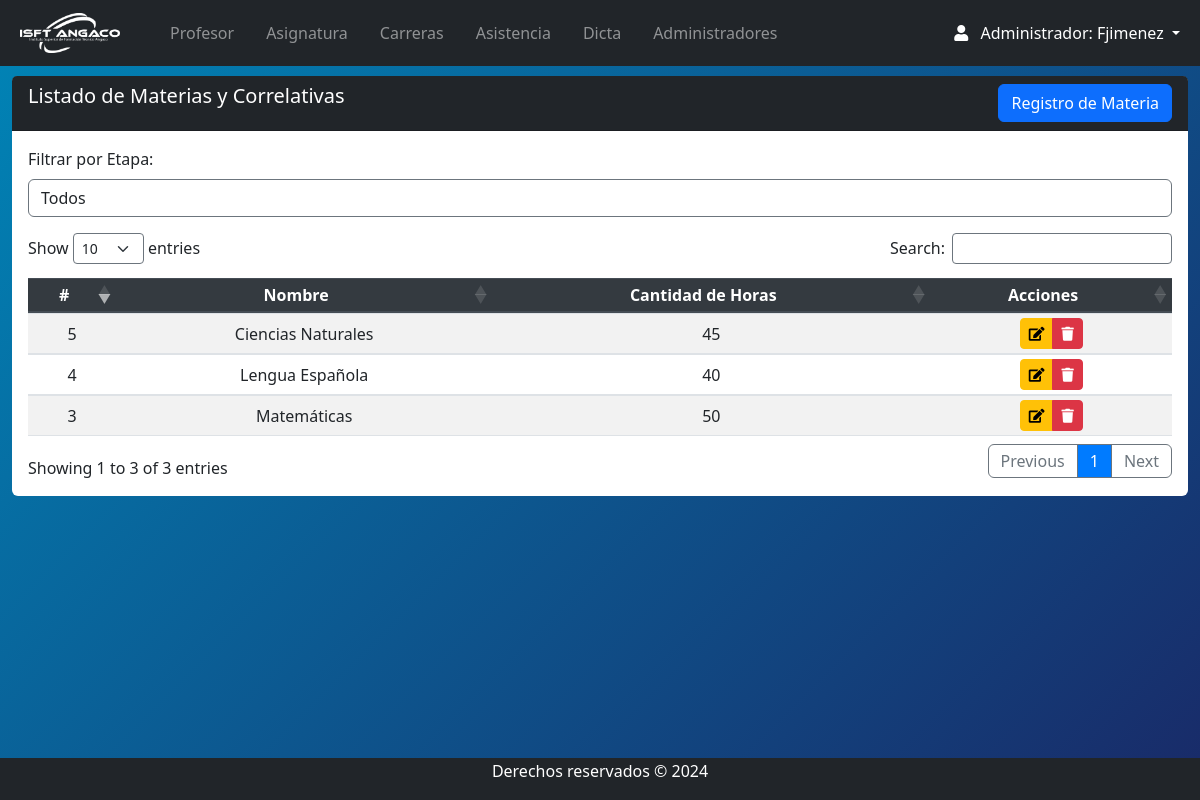
/Views/admin/materia_index.php (signed in), run on an earlier commit of the app's database.
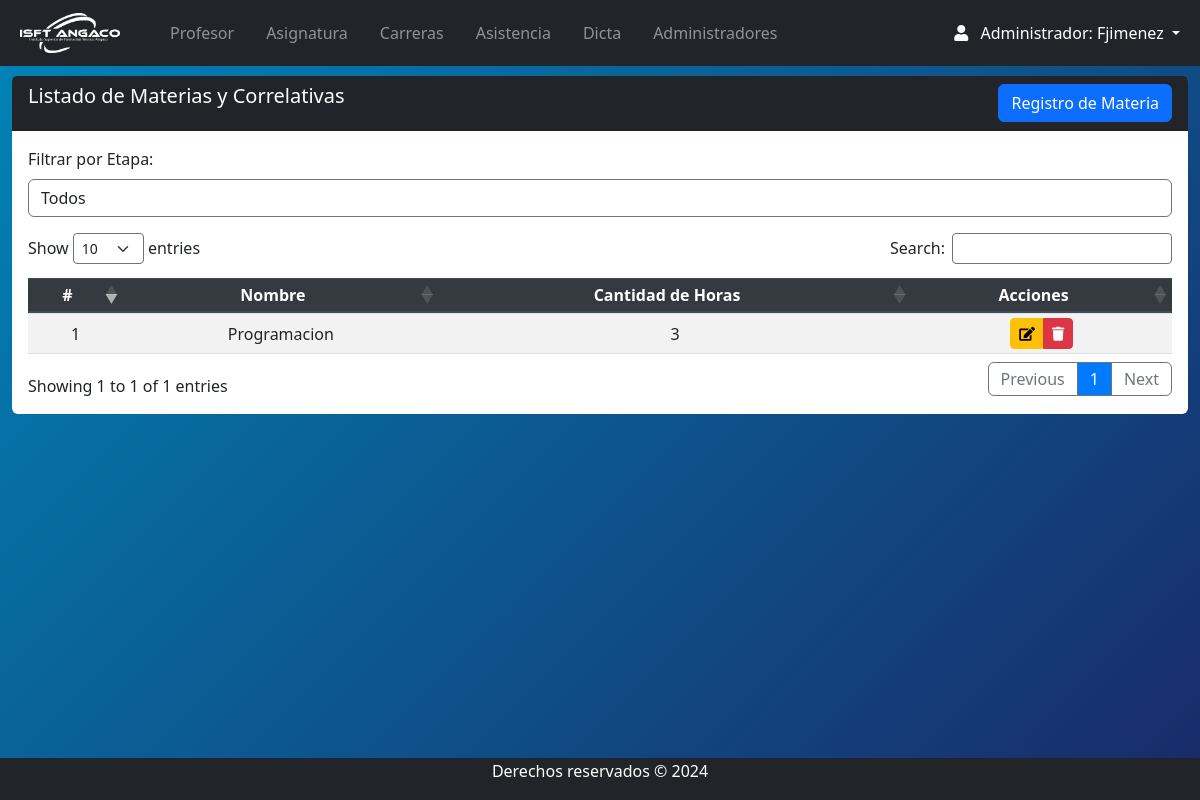
And on a later commit of the database.
### tables this page shows
CREATE TABLE `asignaturas` (
  `id` int(11) NOT NULL,
  `nombre` varchar(255) NOT NULL,
  `cantidaddehoras` int(11) NOT NULL,
  `etapa` varchar(15) NOT NULL,
  `FK_carrera` int(11) DEFAULT NULL
);

### Views/admin/materia_index.php (the view, shortened to what this page needs)
<?php
require '../../conn/connection.php';
require 'navbar.php';
$etapa = isset($_GET['etapa']) ? $_GET['etapa'] : 'Todos';
$query = "SELECT * FROM asignaturas";
$query .= " ORDER BY id DESC";
$stmt = $db->prepare($query);
$stmt->execute();
$materias = $stmt->fetchAll(PDO::FETCH_ASSOC);
?>
<section class="content mt-3">
    <div class="row m-auto">
        <div class="col-sm">
            <div class="card rounded-2 border-0">
                <div class="card-header bg-dark text-white pb-0">
                    <h5 class="d-inline-block">Listado de Materias y Correlativas</h5>
                    <a class="btn btn-primary float-right mb-2" href="materia_crea.php">Registro de Materia</a>
                </div>
                <div class="card-body table-responsive">
                    <form method="get" action="materia_index.php" class="mb-3">
                        <div class="form-group">
                            <label for="etapa">Filtrar por Etapa:</label>
                            <select name="etapa" id="etapa" class="form-control" onchange="this.form.submit()">
                                <option value="Todos" <?php if ($etapa == 'Todos') echo 'selected'; ?>>Todos</option>
                            </select>
                        </div>
                    </form>
                    <table id="example" class="table table-striped table-sm" style="width:100%">
                        <thead class="thead-dark">
                            <tr>
                                <th>#</th>
                                <th>Nombre</th>
                                <th>Cantidad de Horas</th>
                                <th>Acciones</th>
                            </tr>
                        </thead>
                        <tbody>
                            <?php
                            foreach ($materias as $materia) {
                            ?>
                                <tr>
                                    <td><?php echo htmlspecialchars($materia['id'], ENT_QUOTES, 'UTF-8'); ?></td>
                                    <td><?php echo htmlspecialchars($materia['nombre'], ENT_QUOTES, 'UTF-8'); ?></td>
                                    <td><?php echo htmlspecialchars($materia['cantidaddehoras'], ENT_QUOTES, 'UTF-8'); ?></td>
                                    <td class="text-center">
                                        <div class="btn-group">
                                            <a href="materia_edit.php?id=<?php echo htmlspecialchars($materia['id'], ENT_QUOTES, 'UTF-8'); ?>" class="btn btn-warning btn-sm" role="button"><i class="fas fa-edit"></i></a>
                                            <?php if ($materia['etapa'] == 'Inactivo') { ?>
                                                <button class="btn btn-danger btn-sm" disabled title="Borrar" role="button"><i class="fas fa-trash"></i></button>
                                            <?php } else { ?>
                                                <a href="javascript:eliminar3(<?php echo $materia['id']; ?>)"
                                                    class="btn btn-danger btn-sm"
                                                    title="Borrar"
                                                    role="button">
                                                    <i class="fas fa-trash"></i>
                                                </a>
                                            <?php } ?>
                                        </div>
                                    </td>
                                </tr>
                            <?php
                            }
                            ?>
                        </tbody>
                    </table>
                </div>
            </div>
        </div>
    </div>
</section>
<?php require 'footer.php'; ?>

### Views/admin/navbar.php (shortened to what this page needs)
<!DOCTYPE html>
<html lang="es">
<head>
  <link rel="stylesheet" href="https://use.fontawesome.com/releases/v5.8.2/css/all.css">
  <link rel="stylesheet" href="../../css/style.css">
  <link href="https://cdn.jsdelivr.net/npm/bootstrap@5.3.2/dist/css/bootstrap.min.css" rel="stylesheet">
  <link rel="stylesheet" href="https://maxcdn.bootstrapcdn.com/bootstrap/4.5.2/css/bootstrap.min.css">
  <link rel="stylesheet" href="https://cdnjs.cloudflare.com/ajax/libs/twitter-bootstrap/5.3.0/css/bootstrap.min.css">
  <link rel="stylesheet" href="https://cdn.datatables.net/1.13.7/css/dataTables.bootstrap5.min.css">
  <link rel="stylesheet" type="text/css" href="https://cdn.datatables.net/1.13.1/css/dataTables.bootstrap5.min.css" />
  <link rel="stylesheet" type="text/css" href="https://cdn.datatables.net/buttons/2.3.3/css/buttons.bootstrap5.min.css" />
  <link rel="stylesheet" href="https://cdn.jsdelivr.net/npm/bootstrap@5.3.0-alpha1/dist/css/bootstrap.min.css" />
  <link rel="stylesheet" href="https://cdnjs.cloudflare.com/ajax/libs/font-awesome/6.2.1/css/all.min.css" />
  <link rel="stylesheet" href="https://cdnjs.cloudflare.com/ajax/libs/font-awesome/5.15.4/css/all.min.css">
</head>
<body>
  <div style="height:60px">
    <nav class="navbar navbar-expand-lg navbar-dark bg-dark fixed-top">
      <div class="container-fluid ml-2 ">
        <a href="index.php" class="navbar-brand mb-0 pr-3 ">
          <img class="d-line-block align-top " src="../../img/LOGO3.png" width="100px" style="margin-right:10px">
        </a>
        <div class="collapse navbar-collapse d-flex" id="navbarNav">
          <ul class="navbar-nav mr-auto flex-grow-1 bd-highlight">
            <div class="collapse navbar-collapse " id="navbarNav">
              <ul class="navbar-nav mr-auto ">
            <li class="nav-item  pr-3">
              <a class="nav-link " href="profe_index.php">Profesor </a>
            </li>
            <li class="nav-item  pr-3">
              <a class="nav-link " href="materia_index.php">Asignatura </a>
            </li>
            <li class="nav-item  pr-3">
              <a class="nav-link " href="carrera_index.php">Carreras</a>
            </li>
             <li class="nav-item  pr-3">
              <a class="nav-link " href="asistencia_index.php">Asistencia</a>
            </li>
            <li class="nav-item  pr-3">
              <a class="nav-link" href="dicta_index.php">Dicta</a>
            </li>
            <li class="nav-item  pr-3">
              <a class="nav-link" href="admin_index.php">Administradores</a>
            </li>
          </ul>
          <form class="form-inline d-flex justify-content-end">
            <div class="collapse navbar-collapse" id="navbarNav">
              <ul class="navbar-nav">
                <li class="nav-item dropdown">
                  <a class="nav-link dropdown-toggle active" href="#" role="button" data-bs-toggle="dropdown" aria-expanded="false">
                    <i class="fas fa-user pr-2"></i>
                    Administrador:
                    <?php if (isset($_SESSION['nombre']) ) : ?>
                    <?php echo $_SESSION['nombre'] ; ?>
                    <?php endif; ?>
                    </a>
              </li>
            </div>
            </ul>
        </div>
      </div>
    </nav>
  </div>

### Views/admin/footer.php (shortened to what this page needs)
        <br/><br/>
        <footer class="text-white bg-dark">
                <p>Derechos reservados &copy; 2024</p>
        </footer>
    </body>
</html>

### css/style.css (style rules this page uses)
body { position: relative; padding-bottom: 10px; min-height: 100vh; }
select { border-style: solid !important; border-color: #6c757d !important; border-width: 1px !important; }
th, td { text-align: center !important; vertical-align: middle !important; }

### Views/admin/navbar.php (style rules this page uses)
body { background: linear-gradient(135deg,#0085b7, #192a68); }

### Views/admin/footer.php (style rules this page uses)
footer { background: #1b1e21; width: 100%; padding: 1px; position: absolute; bottom:0; }
footer p { text-align: center; }

What changed in the data, as far as the page shows it:
removed asignaturas: id "5", nombre "Ciencias Naturales", cantidaddehoras "45"
removed asignaturas: id "4", nombre "Lengua Española", cantidaddehoras "40"
removed asignaturas: id "3", nombre "Matemáticas", cantidaddehoras "50"
added asignaturas: id "1", nombre "Programacion", cantidaddehoras "3"
Also different on the page:
text written by a page script: "Show entries Search: Showing 1 to 3 of 3 entries Previous 1 Next" → "Show entries Search: Showing 1 to 1 of 1 entries Previous 1 Next"
